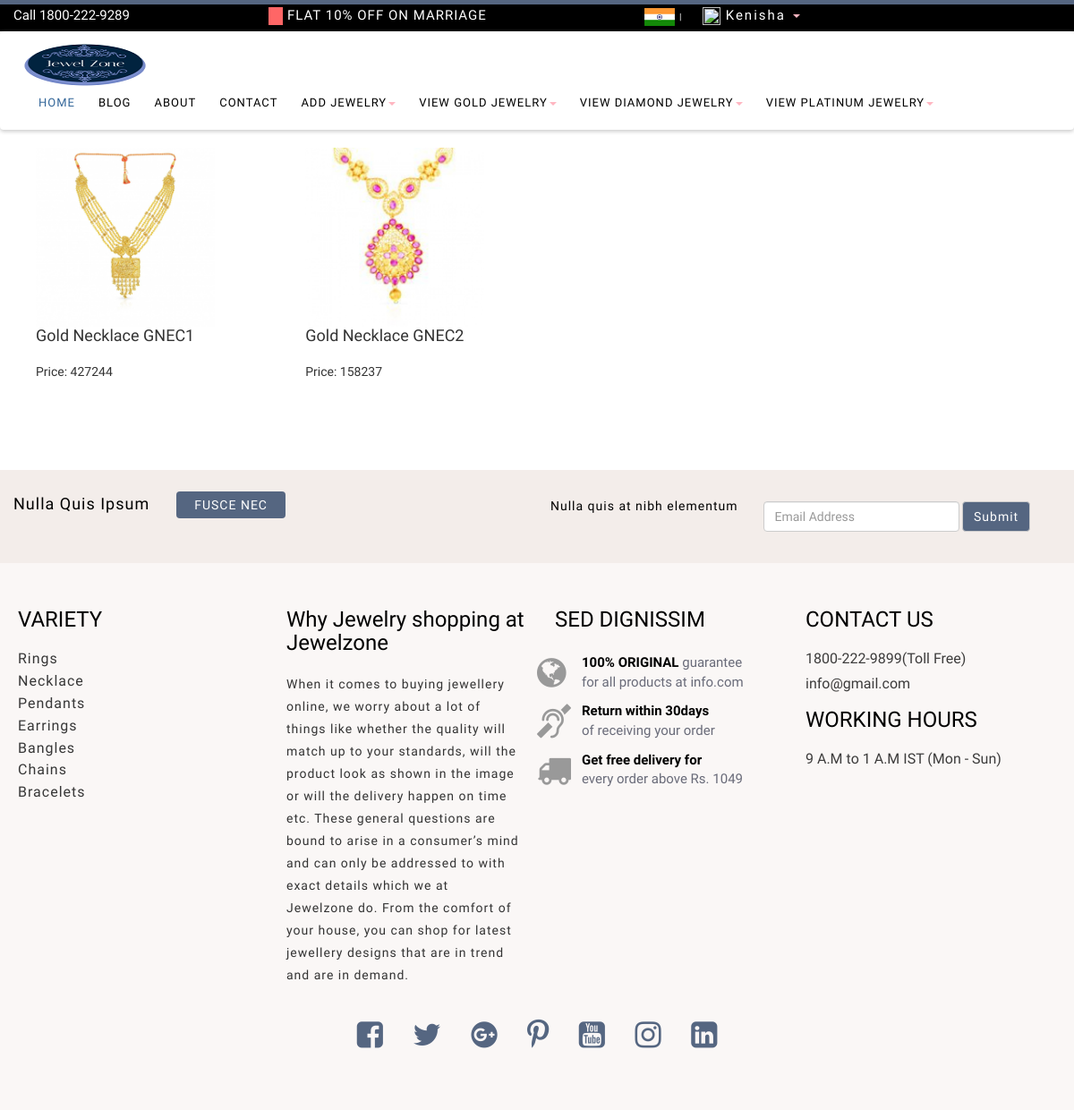
The app's page /view_gold_necklace/ (signed in) with its own data.
### jewelzone/models.py (models this page shows, shortened)
class User(models.Model):
    fname = models.CharField(max_length=50)
    lname = models.CharField(max_length=50)
    email = models.CharField(max_length=50)
    mobile = models.CharField(max_length=50)
    password = models.CharField(max_length=50)
    cpassword = models.CharField(max_length=50)
    usertype = models.CharField(max_length=50,default="user")
    user_image = models.ImageField(upload_to='user_image/',default='')

class Gold_jewelry(models.Model):
    CHOICES = (
        ("rings",'rings'),
        ("necklace",'necklace'),
        ("earrings",'earrings'),
        ("pendants",'pendants'),
        ("bangles",'bangles'),
        ("bracelet",'bracelet'),
        ("chains",'chains'),
    )
    METAL_COLOUR = (
        ("yellow",'yellow'),
        ("rose",'rose'),
        ("two_tone",'two_tone'),
    )
    GENDER = (
        ("men",'men'),
        ("women",'women'),
    )
    gold_category = models.CharField(max_length=50,choices=CHOICES,default="")
    gold_name = models.CharField(max_length=40)
    gold_des_code = models.CharField(max_length=10)
    gold_price = models.CharField(max_length=10)
    gold_gross = models.CharField(max_length=10)
    gold_net = models.CharField(max_length=10)
    gold_stone_wt = models.CharField(max_length=10,default="")
    gold_gender = models.CharField(max_length=20,choices=GENDER)
    gold_metal_colour = models.CharField(max_length=50,choices=METAL_COLOUR)
    gold_purity = models.CharField(max_length=10,default="22KT (916)")
    gold_certification = models.CharField(max_length=20,default="BIS Hallmark 916")
    gold_stock = models.CharField(max_length=20,default="Available")
    gold_image = models.ImageField(upload_to='gold_jewelry',default="")
    user = models.ForeignKey(User,on_delete=models.CASCADE,default="",null=True,blank=True)

### jewelzone/views.py (the view)
# urls.py: path('view_gold_necklace/',views.view_gold_necklace,name='view_gold_necklace'),
def view_gold_necklace(request):
    user = User.objects.get(email=request.session['email'])
    goldjew = Gold_jewelry.objects.filter(user=user,gold_category="necklace")
    return render(request,'gold/view_gold_necklace.html',{'goldjew':goldjew})

### jewelzone/templates/gold/view_gold_necklace.html (shortened to what this page needs)
{% extends 'seller_header.html' %}
{% load static %}
{% block content %}
<!DOCTYPE html>
<html lang="en">
<head>
    <link href="{% static 'css/bootstrap.min.css' %}" rel="stylesheet">
	<link href="{% static 'css/global.css' %}" rel="stylesheet">
	<link href="{% static 'css/index.css' %}" rel="stylesheet">
	<link href="{% static 'css/about.css' %}" rel="stylesheet">
	<link href="{% static 'css/shop.css' %}" rel="stylesheet">
	<link href="{% static 'css/contact.css' %}" rel="stylesheet">
	<link href="{% static 'css/blog.css' %}" rel="stylesheet">
	<link href="{% static 'css/detail.css' %}" rel="stylesheet">
	<link href="{% static 'css/shop_detail.css' %}" rel="stylesheet">
	<link rel="stylesheet" type="text/css" href="{% static 'css/font-awesome.min.css' %}">
</head>
<body>
<br>
        <div class="row" style="margin-left: 10px;">
            {% for gn in goldjew %}
            <div id="box" class="col-sm-3">
                <div class="container">
                    <div class="card">
                        <a href="{% url 'gold_product_detail' pk=gn.pk %}"><img class="card-img-top" src="{{gn.gold_image.url}}" alt="Card image" width="200px" height="200px"></a>
                        <div class="card-body">
                            <h4 class="card-title">{{gn.gold_name}}</h4><br>
                            <p class="card-text">Price: {{gn.gold_price}}</p><br>
                        </div>
                    </div>
                </div>
            </div>
            {% endfor %}
        </div>
        <br><br><br><br>
    {% include 'footer.html' %}
</body>
</html>
{% endblock %}

### jewelzone/templates/seller_header.html (shortened to what this page needs)
{% load static %}
<!DOCTYPE html>
<html lang="en">
<head>
	<link href="{% static 'css/bootstrap.min.css' %}" rel="stylesheet">
	<link href="{% static 'css/global.css' %}" rel="stylesheet">
	<link href="{% static 'css/index.css' %}" rel="stylesheet">
	<link href="{% static 'css/about.css' %}" rel="stylesheet">
	<link href="{% static 'css/shop.css' %}" rel="stylesheet">
	<link href="{% static 'css/contact.css' %}" rel="stylesheet">
	<link href="{% static 'css/blog.css' %}" rel="stylesheet">
	<link href="{% static 'css/detail.css' %}" rel="stylesheet">
	<link href="{% static 'css/shop_detail.css' %}" rel="stylesheet">
	<link rel="stylesheet" type="text/css" href="{% static 'css/font-awesome.min.css' %}">
</head>
<body>
	<section id="header" class="clearfix" style="background-color: black;">
		<div class="container">
			<div class="row">
				<div class="header_top clearfix">
					<div class="col-sm-3 header_top_left clearfix">
						<div class="header_top_left_inner clearfix" >
							<p><a href="#" style="font-size: 15px;">Call 1800-222-9289</a></p>
						</div>
					</div>
					<div class="col-sm-4 header_top_middle clearfix">
						<div class="header_top_middle_inner clearfix">
							<p><a href="#" style="font-size: 15px;"><span class="trouble_1"></span>FLAT 10% OFF ON MARRIAGE</a></p>
						</div>
					</div>
					<div class="col-sm-5 header_top_right clearfix">
						<div class="header_top_right_inner clearfix">
							<ul>
								<li><a href="#"><img src="{% static 'img/1.png' %}"></a><span class="trouble_2">|</span>
								</li>
								<li class="dropdown" style="margin-left: 15px;">
									<a class="tag_menu" href="#" data-toggle="dropdown" role="button"
										aria-expanded="false" style="font-size: 15px;"><img src="{{user.user_image.url}}" height="20px" width="20px"> {{request.session.fname}} <span class="caret"></span></a>
								</li>
							</ul>
						</div>
					</div>
				</div>
			</div>
		</div>
	</section>
	<section id="header_2" class="cd-secondary-nav">
		<nav class="navbar navbar-default">
			<div class="container-fluid">
				<div class="navbar-header page-scroll">
					<a class="navbar-brand" href="index.html"><img src="{% static 'img/2.png' %}"
							style="width: 150px; height: 75px;"></a>
				</div>
				<div class="collapse navbar-collapse" id="bs-example-navbar-collapse-1">
					<ul class="nav navbar-nav">
						<li>
							<a class="tag_menu active_tab" href="{% url 'seller_index' %}">HOME</a>
						</li>
						<li>
                        	<a class="tag_menu" href="{% url 'blog' %}">BLOG</a>
                    	</li>
						<li>
                        <a class="tag_menu" href="{% url 'about' %}">ABOUT</a>
                   		 </li>
					 <li>
                        <a class="tag_menu" href="{% url 'contact' %}">CONTACT</a>
                    </li>
					<li class="dropdown">
						<a class="tag_menu" href="#" data-toggle="dropdown" role="button"
							aria-expanded="false">ADD JEWELRY<span class="caret"></span></a>
					</li>
                        <li class="dropdown">
							<a class="tag_menu" href="#" data-toggle="dropdown" role="button"
								aria-expanded="false">VIEW GOLD JEWELRY<span class="caret"></span></a>
                        </li>
                        <li class="dropdown">
							<a class="tag_menu" href="#" data-toggle="dropdown" role="button"
								aria-expanded="false">VIEW DIAMOND JEWELRY<span class="caret"></span></a>
						</li>
						<li class="dropdown">
							<a class="tag_menu" href="#" data-toggle="dropdown" role="button"
								aria-expanded="false">VIEW PLATINUM JEWELRY<span class="caret"></span></a>
						</li>
					</ul>
				</div>
			</div>
		</nav>
	</section>
  {% block content %}
  {% endblock %}
  </body>
  </html>

### jewelzone/static/css/global.css (style rules this page uses)
body { font-family: 'Oswald', sans-serif }
h1,h2,h3,h4,h5,h6 { padding:0; margin:0; }
ul { padding:0; margin:0; list-style:none; }
p { padding:0; margin:0; }
.active_tab { color:#c08585!important; }
#header { background: #556681; border-top: 5px solid #556681; height:35px; padding-top:2px; }
.header_top_left_inner p a { font-size:14px; color:#FFFFFF; }
.header_top_middle { padding:0; margin:0; }
.header_top_middle_inner p a { font-size:14px; color:#FFFFFF; letter-spacing:1px; }
.header_top_middle_inner p .trouble_1 { padding:3px 8px; margin-right:10px; background:#FF6666; font-weight:600; font-size:12px; color:#FFFFFF; }
.header_top_right_inner ul li { display:inline-block; margin-left:5px; }
.header_top_right_inner ul li a { font-size:12px; color:#FFFFFF; letter-spacing:2px; }
.header_top_right_inner ul li .trouble_2 { margin-left:10px; margin-right:10px; color:#FFFFFF; font-size:10px; }
#header_2 .navbar-default { background-color: #fff; border: none!important; min-height: 75px; padding-bottom:10px; box-shadow: 0px 2px 4px #ccc; margin-bottom:0!important; }
#header_2 .navbar-brand { padding: 0px; margin-left:15px!important; }
#header_2 .navbar-nav { margin-left: 100px; margin-top: 10px; }
#header_2 .navbar-default .navbar-nav .active_tab { color:#336699!important; }
#header_2 .navbar-default .navbar-nav li .tag_menu { color: #000; font-size: 16px; letter-spacing: 1px; }
@media (min-width:961px) and (max-width:1200px) { .container { width: auto; } }
@media (min-width:961px) and (max-width:1200px) { .header_top_middle_inner p a { font-size: 11px; } }
@media (min-width:961px) and (max-width:1200px) { .header_top_middle_inner p .trouble_1 { margin-right: 5px; font-size: 12px; } }
@media (min-width:961px) and (max-width:1200px) { .header_top_right_inner ul li .trouble_2 { margin-left: 5px; margin-right: 5px; } }
@media (min-width:961px) and (max-width:1200px) { .header_top_right_inner ul li a { font-size: 10px; } }
@media (min-width:961px) and (max-width:1200px) { #header_2 .navbar-brand { margin-left: 5px!important; } }
@media (min-width:961px) and (max-width:1200px) { #header_2 .navbar-brand img { width:80%; } }
@media (min-width:961px) and (max-width:1200px) { #header_2 .navbar-nav { margin-left: 0px; } }
@media (min-width:961px) and (max-width:1200px) { #header_2 .navbar-default .navbar-nav li .tag_menu { font-size: 13px; padding:10px 13px; } }

### jewelzone/static/css/index.css (style rules this page uses)
body { font-family: 'Oswald', sans-serif }
h1,h2,h3,h4,h5,h6 { padding:0; margin:0; }
ul { padding:0; margin:0; list-style:none; }
p { padding:0; margin:0; }
.active_tab { color:#c08585!important; }

### jewelzone/static/css/about.css (style rules this page uses)
body { font-family: 'Oswald', sans-serif }
h1,h2,h3,h4,h5,h6 { padding:0; margin:0; }
ul { padding:0; margin:0; list-style:none; }
p { padding:0; margin:0; }
.active_tab { color:#c08585!important; }

### jewelzone/static/css/shop.css (style rules this page uses)
body { font-family: 'Oswald', sans-serif }
h1,h2,h3,h4,h5,h6 { padding:0; margin:0; }
ul { padding:0; margin:0; list-style:none; }
p { padding:0; margin:0; }
.active_tab { color:#c08585!important; }

### jewelzone/static/css/contact.css (style rules this page uses)
body { font-family: 'Oswald', sans-serif }
h1,h2,h3,h4,h5,h6 { padding:0; margin:0; }
ul { padding:0; margin:0; list-style:none; }
p { padding:0; margin:0; }
.active_tab { color:#c08585!important; }

### jewelzone/static/css/blog.css (style rules this page uses)
body { font-family: 'Oswald', sans-serif }
h1,h2,h3,h4,h5,h6 { padding:0; margin:0; }
ul { padding:0; margin:0; list-style:none; }
p { padding:0; margin:0; }
.active_tab { color:#c08585!important; }

### jewelzone/static/css/detail.css (style rules this page uses)
body { font-family: 'Oswald', sans-serif }
h1,h2,h3,h4,h5,h6 { padding:0; margin:0; }
ul { padding:0; margin:0; list-style:none; }
p { padding:0; margin:0; }
.active_tab { color:#c08585!important; }

### jewelzone/static/css/shop_detail.css (style rules this page uses)
body { font-family: 'Oswald', sans-serif }
h1,h2,h3,h4,h5,h6 { padding:0; margin:0; }
ul { padding:0; margin:0; list-style:none; }
p { padding:0; margin:0; }
.active_tab { color:#c08585!important; }
a:link { text-decoration:none; }

### jewelzone/templates/seller_header.html (style rules this page uses)
span { color: lightpink; }

### jewelzone/templates/gold/view_gold_necklace.html (style rules this page uses)
span { color: lightpink; }

### records on screen
User: session.fname "Kenisha"
Gold_jewelry: gold_image (picture), gold_name "Gold Necklace GNEC1", gold_price "427244"
Gold_jewelry: gold_image (picture), gold_name "Gold Necklace GNEC2", gold_price "158237"
